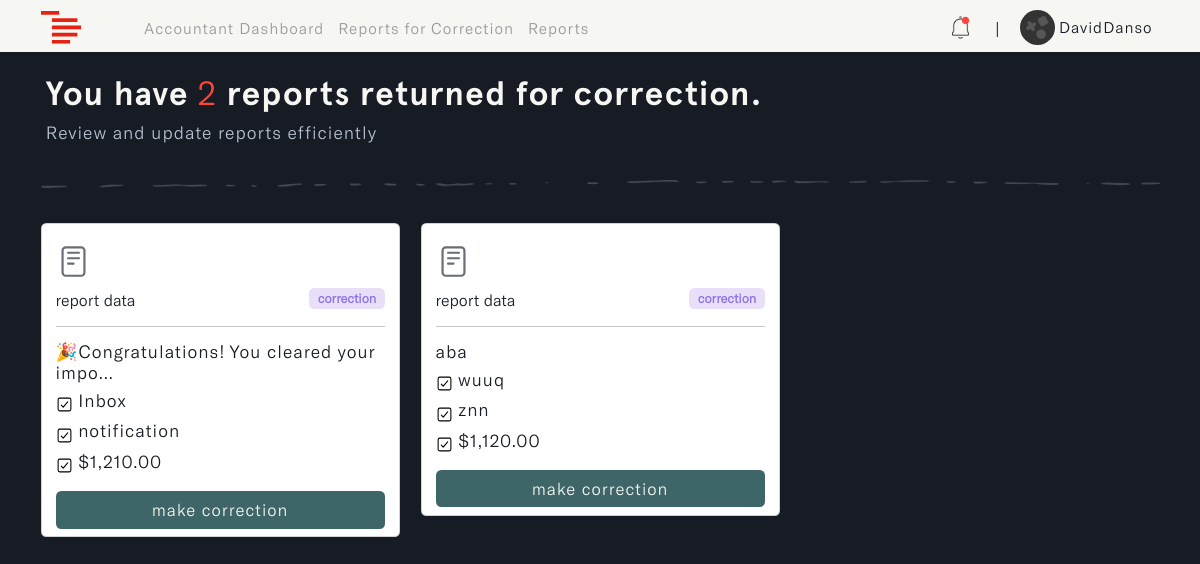
Page /accountant/corrections (signed in) on the earlier database version.
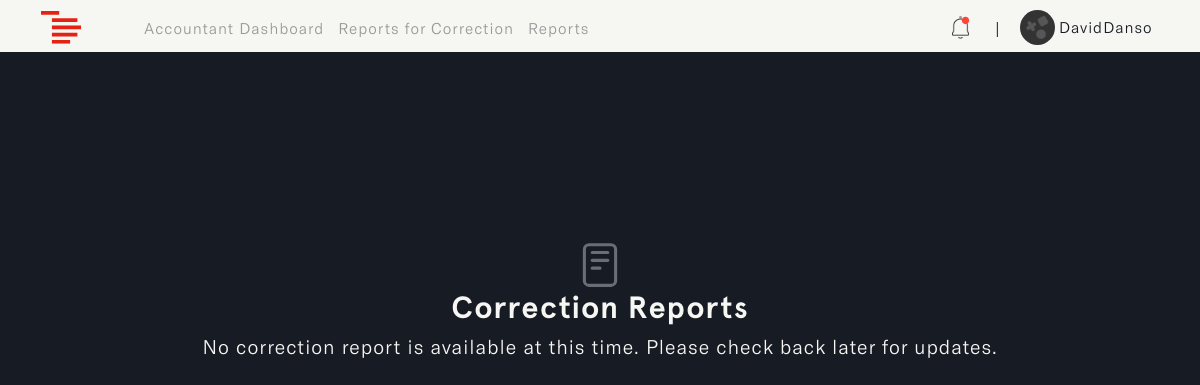
Same page on the later database version.
### accounts/models.py (models this page shows, shortened)
class User(AbstractUser):
    ROLES = (
        ('admin', 'Admin'),
        ('accountant', 'Accountant'),
    )
    role = models.CharField(max_length=20, choices=ROLES, default='admin')

class Profile(models.Model):
    user = models.OneToOneField(settings.AUTH_USER_MODEL, on_delete=models.CASCADE, blank=True, null=True)
    name = models.CharField(max_length=255, unique=True)
    username = models.CharField(max_length=255, unique=True, blank=True, null=True)
    email = models.EmailField(max_length=255, unique=True)
    updated_time_stamp = models.DateTimeField(auto_now=True)
    created_time_stamp = models.DateTimeField(auto_now_add=True)
    id = models.UUIDField(default=uuid.uuid4, primary_key=True, unique=True, editable=False)

### reports/models.py (models this page shows, shortened)
class Report(models.Model):
    STATUS = (
        ('pending', 'pending'),
        ('correction', 'correction'),
        ('approve', 'approve'),
        ('reject', 'reject')
    )
    account_owner = models.ForeignKey(Profile, on_delete=models.CASCADE, null=True, db_index=True)
    description = models.TextField(null=True, blank=True, db_index=True)
    main_category = models.CharField(max_length=255, null=True, blank=True, db_index=True)
    sub_category = models.CharField(max_length=255, null=True, blank=True, db_index=True)
    status = models.CharField(max_length=255, default="pending", null=True, blank=True, choices=STATUS, db_index=True)
    payment = models.DecimalField(max_digits=10, decimal_places=2, null=True, blank=True, default=0.00, db_index=True)
    report_note = models.TextField(null=True, blank=True, db_index=True)
    updated_time_stamp = models.DateTimeField(auto_now=True, db_index=True)
    created_time_stamp = models.DateTimeField(auto_now_add=True, db_index=True)
    id = models.UUIDField(default=uuid.uuid4, primary_key=True, unique=True, editable=False)
    class Meta:
        ordering = ['-updated_time_stamp']

### accountant/views.py (the view)
# urls.py: path('corrections', views.corrections_page, name='corrections'),
@login_required(login_url='login')
def corrections_page(request):
    user = request.user.profile
    all_reports = Report.objects.filter(account_owner=user).select_related('account_owner')
    correction_reports = [report for report in all_reports if report.status == 'correction']
    correction_count = len(correction_reports)
    notification_reports = [report for report in all_reports if report.status != 'pending'][:5]
    context = {
        'correction_reports': correction_reports,  # List of correction reports
        'correction_count': correction_count,      # Total count of correction reports
        'notification_reports': notification_reports
    }
    return render(request, 'accountant/corrections.html', context)

### accountant/templates/accountant/corrections.html (shortened to what this page needs)
{% load static %}
{% load widget_tweaks %}
{% load humanize %}
<!DOCTYPE html>
<html lang="en" class="js has-scroll-init has-scroll-smooth">
  <head>
    <link rel="stylesheet" href="{% static '/css/bootstrap.min.css' %}" />
    <link rel="stylesheet" href="{% static '/css/corrections.css' %}" />
    <link rel="stylesheet" href="{% static '/css/notifications.css' %}" />
  </head>
  <body
    id="pageTop"
    class="page-content"
    data-spy="scroll"
    data-target="#mainNav"
  >
    {% include 'nav.html' %}
    <main>
      <div data-scroll class="page page--layout-2" id="main">
        {% if correction_reports %}
        <div id="hero">
          <div class="container-fluid">
            <div class="hero-intro">
              <h1>
                You have <span>{{correction_count}}</span>
                report{{ correction_count|pluralize }} returned for correction.
              </h1>
              <p>Review and update reports efficiently</p>
            </div>
          </div>
        </div>
        <div id="correction">
          <div class="container">
            <img
              src="{% static 'images/line.png'%}"
              class="img-fluid d-flex mx-auto"
              id="page_line"
              alt="page_line"
            />
            <div class="row">
              {% for report in correction_reports %}
              <div class="col-md-4" id="correction-card">
                <div class="card">
                  <div class="card-body">
                    <h6>
                      <img
                        src="{% static 'images/report-img.svg'%}"
                        class="img-fluid"
                        id="report__img"
                        alt="report__img"
                      />
                    </h6>
                    <small
                      >report data
                      <span class="badge correction">correction</span></small
                    >
                    <hr />
                    <h3 id="description">
                      {{report.description|truncatechars:40}}
                    </h3>
                    <h3 id="main_cat">
                      <img
                        src="{% static 'images/checkbox-outline.svg'%}"
                        class="img-fluid"
                        id="checkbox_outline"
                        alt="checkbox_outline"
                      />
                      {{report.main_category|truncatechars:30}}
                    </h3>
                    <h3 id="sub_cat">
                      <img
                        src="{% static 'images/checkbox-outline.svg'%}"
                        class="img-fluid"
                        id="checkbox_outline"
                        alt="checkbox_outline"
                      />
                      {{report.sub_category|truncatechars:30}}
                    </h3>
                    <h3 id="payment">
                      <img
                        src="{% static 'images/checkbox-outline.svg'%}"
                        class="img-fluid"
                        id="checkbox_outline"
                        alt="checkbox_outline"
                      />
                      ${{ report.payment|floatformat:2|intcomma }}
                    </h3>
                    <div class="d-grid gap-2">
                      <a
                        href="{% url 'make-correction' report.id %}"
                        id="correction_btn"
                        class="btn"
                      >
                        make correction
                      </a>
                    </div>
                  </div>
                </div>
              </div>
              {% endfor %}
            </div>
          </div>
        </div>
        {% else %}
        <div id="no-data">
          <img
            src="{% static 'images/report-img.svg' %}"
            class="img-fluid d-flex mx-auto"
            id="report_img"
            alt="report_img"
          />
          <h2>Correction Reports</h2>
          <p>
            No correction report is available at this time. Please check back
            later for updates.
          </p>
        </div>
        {% endif %}
      </div>
    </main>
  </body>
</html>

### templates/nav.html (shortened to what this page needs)
{% load static %}
{% load active_link_tags %}
<nav class="navbar navbar-expand-lg fixed-top menu" id="mainNav">
  <div class="container">
    <a class="navbar-brand" href="#">
      <img
        src="{% static 'images/logo.svg' %}"
        class="img-fluid"
        id="logo"
        alt="logo"
      />
    </a>
    <div class="collapse navbar-collapse" id="navbarSupportedContent">
      {% if request.user.role == 'admin' %}
      <ul class="navbar-nav me-auto mb-2 mb-lg-0 left--links">
        <li class="nav-item">
          <a
            class="nav-link {% active_link 'dashboard' %}"
            href="{% url 'dashboard' %}"
            >Admin Dashboard</a
          >
        </li>
        <li class="nav-item">
          <a class="nav-link {% active_link 'users' %}" href="{% url 'users' %}"
            >Users</a
          >
        </li>
        <li class="nav-item">
          <a
            class="nav-link {% active_link 'pending-reports' %}"
            href="{% url 'pending-reports' %}"
            >Pending Reports</a
          >
        </li>
      </ul>
      <ul class="navbar-nav mb-2 mb-lg-0" id="rightNav">
        {% include 'admin_links.html' %}
        <li class="nav-item align-self-center" id="nav_span"><span>|</span></li>
        <li class="nav-item dropdown">
          <a class="nav-link" href="{% url 'profile' %}">
            <img
              id="profile_img"
              src="{% static '/images/avatar.png' %}"
              class="img-fluid rounded-circle"
              alt="profile_img"
            />
            <small>{{request.user.profile.name}}</small>
          </a>
        </li>
      </ul>
      {% elif request.user.role == 'accountant' %}
      <ul class="navbar-nav me-auto mb-2 mb-lg-0 left--links">
        <li class="nav-item">
          <a
            class="nav-link {% active_link 'a_dashboard' %}"
            href="{% url 'a_dashboard' %}"
            >Accountant Dashboard</a
          >
        </li>
        <li class="nav-item">
          <a
            class="nav-link {% active_link 'corrections' %}"
            href="{% url 'corrections' %}"
            >Reports for Correction</a
          >
        </li>
        <li class="nav-item">
          <a
            class="nav-link {% active_link 'reports' %}"
            href="{% url 'reports' %}"
            >Reports</a
          >
        </li>
      </ul>
      <ul class="navbar-nav mb-2 mb-lg-0" id="rightNav">
        {% include 'accountant_links.html' %}
        <li class="nav-item align-self-center" id="nav_span"><span>|</span></li>
        <li class="nav-item dropdown">
          <a class="nav-link" href="{% url 'profile' %}">
            <img
              id="profile_img"
              src="{% static '/images/avatar.png' %}"
              class="img-fluid rounded-circle"
              alt="profile_img"
            />
            <small>{{request.user.profile.name}}</small>
          </a>
        </li>
      </ul>
      {% endif %}
    </div>
  </div>
</nav>

### templates/accountant_links.html (shortened to what this page needs)
{% load static %}
<li class="nav-item align-self-center">
  {% if notification_reports %}
  <a
    class="nav-link"
    href="#"
    data-bs-toggle="offcanvas"
    data-bs-target="#notification"
    aria-controls="notification"
  >
    <img
      id="notification_img"
      src="{% static '/images/notification.png' %}"
      class="img-fluid"
      alt="notification_img"
    />
    <sup
      ><img
        id="notification_dot"
        src="{% static '/images/dot.svg' %}"
        class="img-fluid"
        alt="notification_dot"
    /></sup>
  </a>
  {% endif %}
</li>

### templates/toast.html (shortened to what this page needs)
{% load static %}

### templates/notifications.html (shortened to what this page needs)
{% load static %}
{% load humanize %}

### static/css/corrections.css (style rules this page uses)
*, *::after, *::before { box-sizing: border-box; margin: 0; padding: 0; }
html, body { box-sizing: border-box; font-size: 14px; margin: 0; padding: 0; width: 100%; overflow-x: hidden; background: var(--main-color); -webkit-font-smoothing: antialiased; -moz-osx-font-smoothing: grayscale; scroll-behavior: smooth; }
a { text-decoration: none; }
.page-content { --main-color: #171b23; --text-color: #f6f6f3; --header-font: "Apercu-Bold"; --text-font: "GTAmerica-Light"; }
a { text-decoration: none; color: var(--accent-color); }
#mainNav { transform: translateY(0); transition: padding-top 0.3s, padding-bottom 0.3s; padding-top: 3px; padding-bottom: 0px; background: var(--text-color); transform: translateY(0); opacity: 1; z-index: 9; width: 100vw; }
#profile_img { width: 35px; }
#mainNav small { font-size: 1.2rem; font-family: var(--text-font); color: var(--main-color); letter-spacing: 1px; vertical-align: middle; }
#mainNav .navbar-brand { color: #8858d1; }
.left--links a { font-family: var(--text-font); color: #999; letter-spacing: 1px; font-size: 1.2rem; line-height: normal; }
#nav_span { margin-left: 1px; margin-right: 12px; }
#notification_img { width: 25px; vertical-align: middle; }
#notification_dot { width: 9px; margin-left: -42%; margin-top: -15%; }
#no-data { margin-top: 20%; }
#report_img { width: 50px; object-fit: contain; }
#no-data h2 { color: var(--text-color); letter-spacing: 1px; font-family: var(--header-font); font-size: 2.2rem; text-align: center; }
#no-data p { color: var(--text-color); letter-spacing: 1px; font-family: var(--text-font); font-size: 1.4rem; text-align: center; line-height: 1.3; }
@media (min-width: 1200px) { #mainNav small { font-size: 1.1rem; } }
@media (min-width: 1200px) { .left--links { margin-left: 4%; } }
@media (min-width: 1200px) { .left--links a { font-size: 1.1rem; } }

### static/css/notifications.css (style rules this page uses)
*, *::after, *::before { box-sizing: border-box; margin: 0; padding: 0; }
html, body { box-sizing: border-box; font-size: 14px; margin: 0; padding: 0; width: 100%; overflow-x: hidden; background: var(--main-color); -webkit-font-smoothing: antialiased; -moz-osx-font-smoothing: grayscale; scroll-behavior: smooth; }
a { text-decoration: none; }
.page-content { --main-color: #171b23; --text-color: #f6f6f3; --header-font: "Apercu-Bold"; --text-font: "GTAmerica-Light"; }
a { text-decoration: none; color: var(--accent-color); }

Differences in the rows shown:
removed Report: description "🎉Congratulations! You cleared your impo…", main_category "Inbox", sub_category "notification", payment "1,210.00"
removed Report: description "aba", main_category "wuuq", sub_category "znn", payment "1,120.00"
Other differences:
{{ correction_count }}: "2" → (not shown)
text no longer shown: "You have report returned for correction. Review and update reports efficiently"
text now shown: "Correction Reports No correction report is available at this time. Please check back later for updates."
